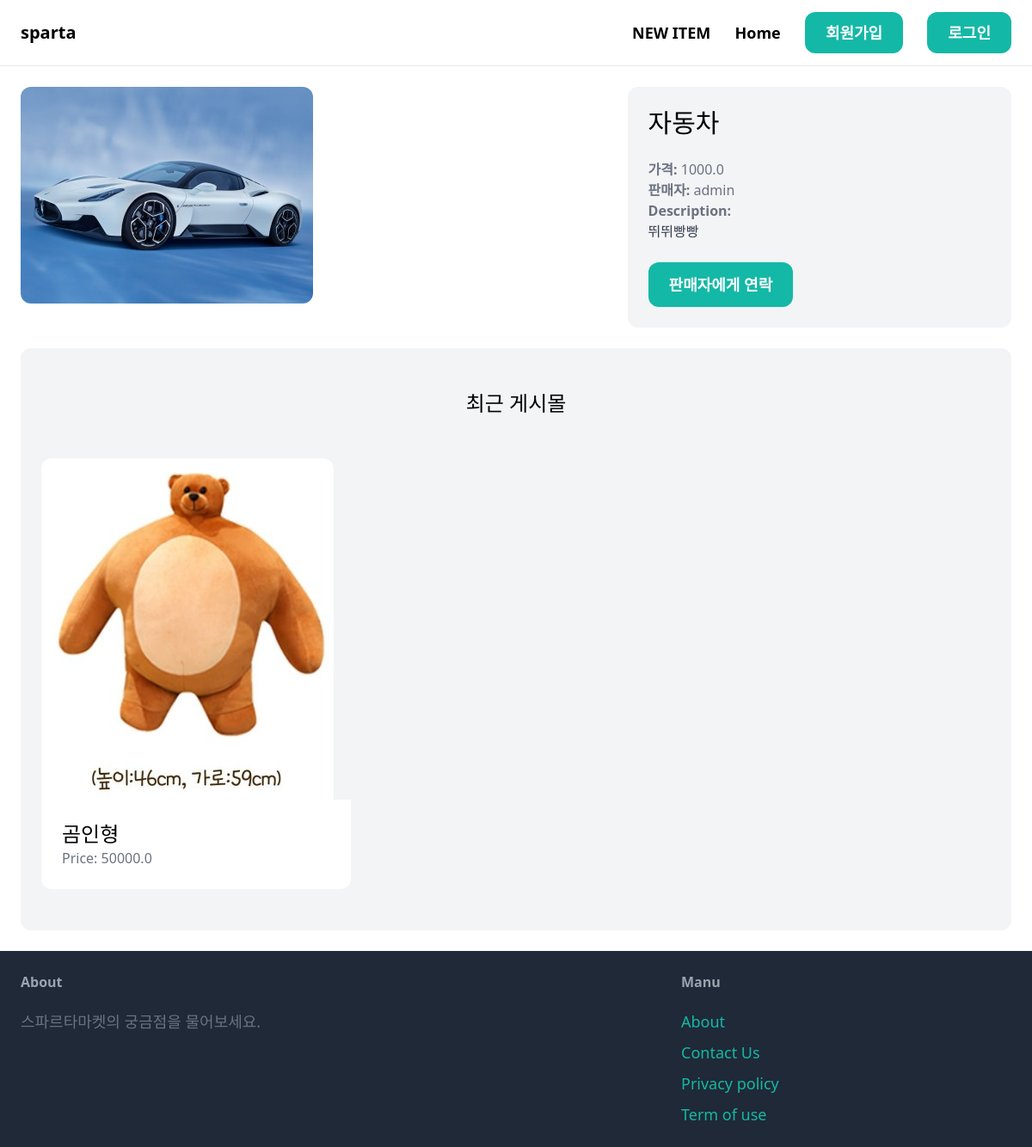
Screenshot of /items/3/ with the database file from the repository.
### item/models.py (models this page shows, shortened)
class Item(models.Model):
    category = models.ForeignKey(Category, related_name='items', on_delete=models.CASCADE)
    name = models.CharField(max_length=255)
    description = models.TextField(blank=True, null=True)
    price = models.FloatField()
    image = models.ImageField(upload_to='item_image', blank=True, null=True)
    is_sold = models.BooleanField(default=False)
    created_by = models.ForeignKey(User, related_name='items', on_delete=models.CASCADE)
    created_at = models.DateTimeField(auto_now_add=True)

### item/views.py (the view)
# urls.py: path('<int:pk>/', views.detail, name='detail'),
def detail(request, pk):
    item = get_object_or_404(Item, pk=pk)
    related_items = Item.objects.filter(category=item.category, is_sold=False).exclude(pk=pk)[0:3]
    return render(request, 'item/detail.html', {
        'item': item,
        'related_items': related_items
    })

### item/templates/item/detail.html (shortened to what this page needs)
{% extends 'core/base.html' %}
{% block content %}
    <div class="grid grid-cols-5 gap-6">
        <div class="col-span-3">
            <img src="{{ item.image.url }}" class="rounded-xl">
        </div>
        <div class="col-span-2 p-6 bg-gray-100 rounded-xl">
            <h1 class="mb-6 text-3xl">{{ item.name }}</h1>
            <p class="text-gray-500"><strong>가격: </strong>{{ item.price }}</p>
            <p class="text-gray-500"><strong>판매자: </strong>{{ item.created_by.username }}</p>
            {% if item.description %}
                <p class="text-gray-700">
                    <strong class="text-gray-500">Description:</strong><br>
                    {{ item.description }}
                </p>
            {% endif %}
            <a href="#" class="inline-block mt-6 px-6 py-3 text-lg font-semibold bg-teal-500 text-white rounded-xl hover:bg-teal-700">판매자에게 연락</a>
        </div>
    </div>
        <div class="mt-6 px-6 py-12 bg-gray-100 rounded-xl">
            <h2 class="mb-12 text-2xl text-center">최근 게시몰</h2>
            <div class="grid grid-cols-3 gap-3">
                {% for item in related_items %}
                    <div>
                        <a href="{% url 'item:detail' item.id %}">
                            <div>
                                <img src="{{ item.image.url }}" class="rounded-t-xl">
                            </div>
                            <div class="p-6 bg-white rounded-b-xl">
                                <h2 class="text-2xl">{{ item.name }}</h2>
                                <p class="text-gray-500">Price: {{ item.price }}</p>
                            </div>
                        </a>
                    </div>
                {% endfor %}
            </div>
        </div>
{% endblock %}

### rows the page displays
Item: image (picture), name "자동차", price "1000.0", created_by.username "admin", description "뛰뛰빵빵"
Item: image (picture), name "곰인형", price "50000.0"
